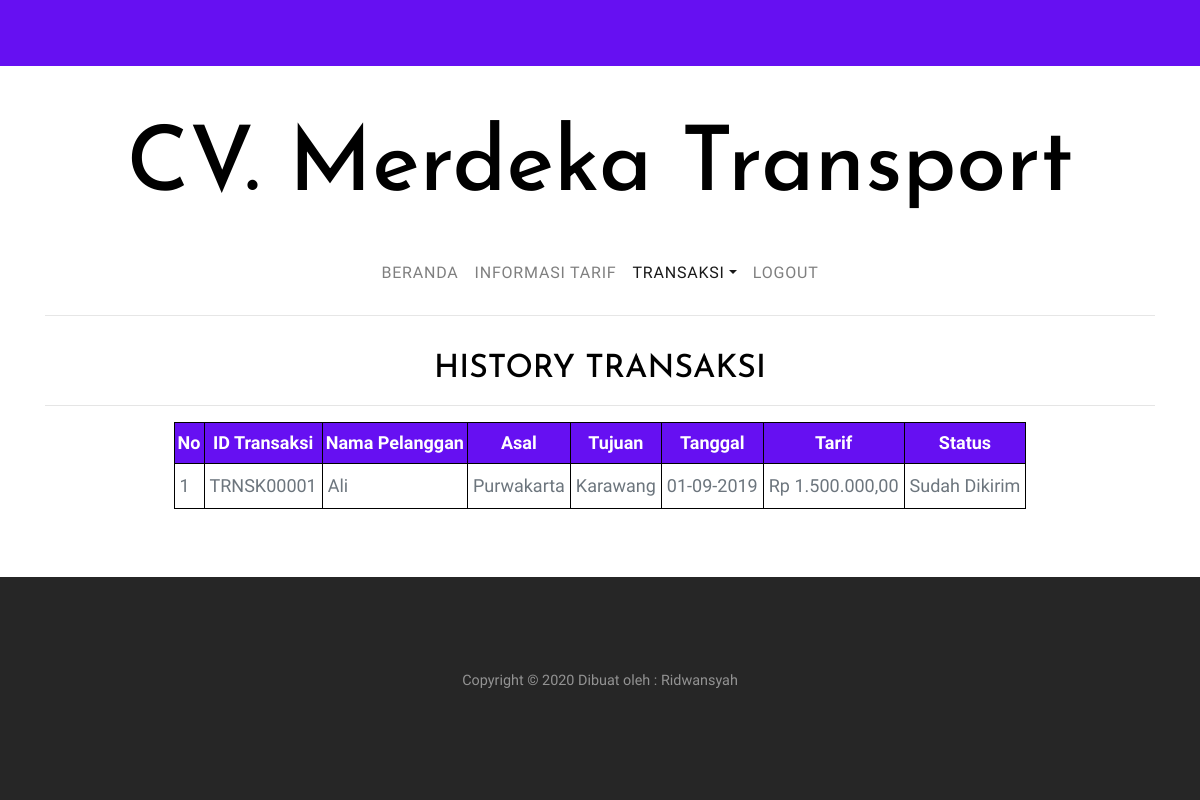
The app's page /history_transaksi.php (signed in) with its own data.
### tables this page shows
CREATE TABLE IF NOT EXISTS `transaksi` (
  `id_transaksi` varchar(10) NOT NULL,
  `id_pelanggan` int(10) NOT NULL,
  `id_tarif` int(10) NOT NULL,
  `id_sopir` int(10) NOT NULL,
  `tanggal` date NOT NULL,
  `bulan` varchar(2) NOT NULL,
  `tahun` varchar(4) NOT NULL,
  `alamat_angkut` text NOT NULL,
  `alamat_tujuan` text NOT NULL,
  `dp` int(11) NOT NULL,
  `sisa` int(11) NOT NULL,
  `bukti_pembayaran` varchar(50) NOT NULL,
  `status` int(11) NOT NULL
);

CREATE TABLE IF NOT EXISTS `pelanggan` (
`id_pelanggan` int(10) NOT NULL,
  `nama` varchar(30) NOT NULL,
  `no_tlp` varchar(13) NOT NULL,
  `email` varchar(50) NOT NULL,
  `alamat` text NOT NULL,
  `username` varchar(10) NOT NULL,
  `password` varchar(10) NOT NULL,
  `kode` varchar(6) NOT NULL,
  `status` int(1) NOT NULL
);

CREATE TABLE IF NOT EXISTS `tarif` (
`id_tarif` int(10) NOT NULL,
  `kota_asal` varchar(20) NOT NULL,
  `kota_tujuan` varchar(20) NOT NULL,
  `max_kapasitas` int(10) NOT NULL,
  `harga` int(10) NOT NULL
);

### history_transaksi.php (the view, shortened to what this page needs)
<!doctype html>
<html lang="en">
  <head>
    <link rel="stylesheet" href="css/tabel.css">
    <link rel="stylesheet" href="css/bootstrap.css">
    <link rel="stylesheet" href="css/animate.css">
    <link rel="stylesheet" href="css/owl.carousel.min.css">
    <link rel="stylesheet" href="fonts/ionicons/css/ionicons.min.css">
    <link rel="stylesheet" href="fonts/fontawesome/css/font-awesome.min.css">
    <link rel="stylesheet" href="fonts/flaticon/font/flaticon.css">
    <link rel="stylesheet" href="css/style.css">
  </head>
  <body>
    <div class="wrap">
      <header role="banner">
        <div class="top-bar">
          <div class="container">
            <div class="row">
<br><h2>&nbsp;</font></h2><br>
            </div>
          </div>
        </div>
        <div class="container logo-wrap">
          <div class="row pt-5">
            <div class="col-12 text-center">
              <h1 class="site-logo"><a href="index.html">CV. Merdeka Transport</a></h1>
            </div>
          </div>
        </div>
        <nav class="navbar navbar-expand-md  navbar-light bg-light">
          <div class="container">
            <div class="collapse navbar-collapse" id="navbarMenu">
              <ul class="navbar-nav mx-auto">
                <li class="nav-item">
                  <a class="nav-link" href="depan_pelanggan.php">Beranda</a>
                </li>
                <li class="nav-item">
                  <a class="nav-link" href="info_tarif.php">Informasi Tarif</a>
                </li>
                <li class="nav-item dropdown active">
                  <a class="nav-link dropdown-toggle" href="category.html" id="dropdown04" data-toggle="dropdown" aria-haspopup="true" aria-expanded="false">Transaksi</a>
                </li>
                <li class="nav-item">
                  <a class="nav-link" href="logout.php">Logout</a>
                </li>
              </ul>
            </div>
          </div>
        </nav>
      </header>
<?php
$username=$_SESSION['username'];
$ambil=mysql_query("select * from pelanggan where username='$username'");
$d=mysql_fetch_array($ambil);
$id_pelanggan=$d['id_pelanggan'];
$cek=mysql_query("select transaksi.id_transaksi, transaksi.status, transaksi.tanggal, tarif.kota_asal, tarif.kota_tujuan, tarif.harga, pelanggan.nama from transaksi, tarif, pelanggan where transaksi.id_tarif=tarif.id_tarif and transaksi.id_pelanggan=pelanggan.id_pelanggan and transaksi.id_pelanggan='$id_pelanggan'");
?>
      <section class="site-section py-sm">
        <div class="container">
<br>
<center>
<h2>HISTORY TRANSAKSI</h2>
<hr>
<table border=1>
<tr>
<th><center>No</th>
<th><center>ID Transaksi</th>
<th><center>Nama Pelanggan</th>
<th><center>Asal</th>
<th><center>Tujuan</th>
<th><center>Tanggal </th>
<th><center>Tarif </th>
<th><center>Status</th>
</tr>
<?php
$no=1;
while($data=mysql_fetch_array($cek)){
?>
<tr>
<td><?php echo $no;?></td>
<td><?php echo $data['id_transaksi'];?></td>
<td><?php echo $data['nama'];?></td>
<td><?php echo $data['kota_asal'];?></td>
<td><?php echo $data['kota_tujuan'];?></td>
<td>
<?php
$tanggal=$data['tanggal'];
echo date("d-m-Y", strtotime($tanggal));
?>
</td>
<td>
<?php
$jumlah=$data['harga'];
$jumlah_desimal="2";
$pemisah_desimal=",";
$pemisah_ribuan=".";
echo "Rp ".number_format($jumlah,$jumlah_desimal,$pemisah_desimal,$pemisah_ribuan);
?>
</td>
<?php
if($data['status']=="4"){
?>
<td>Sudah Dikirim</td>
<?php
} else {
?>
<td>Sedang Dikirim</td>
<?php
}
?>
</tr>
<?php
$no++;
}
?>
</table>
<br><br>
        </div>
      </section>
      <footer class="site-footer">
        <div class="container">
          <div class="row">
            <div class="col-md-12 text-center">
              <p class="small">
            Copyright &copy; <script data-cfasync="false" src="/cdn-cgi/scripts/5c5dd728/cloudflare-static/email-decode.min.js"></script><script>document.write(new Date().getFullYear());</script> Dibuat oleh : Ridwansyah
            </p>
            </div>
          </div>
        </div>
      </footer>
    </div>
  </body>
</html>

### css/tabel.css (style rules this page uses)
table,th,td { border:1px solid black; }
th { padding:3px; font-weight:bold;color:white;background-color:#6610f2; }
tr { margin:0 0 5px 0;padding:3px; }
td { padding:5px;margin:0 1px; }

### css/style.css (style rules this page uses)
body { background: #ccc url("../images/photography.png") repeat; font-family: "Inconsolata", SFMono-Regular, Menlo, Monaco, Consolas, "Liberation Mono", "Courier New", monospace; font-weight: 300; font-size: 18px; line-height: 1.9; color: #6c757d; }
a { -webkit-transition: .3s all ease; -o-transition: .3s all ease; transition: .3s all ease; text-decoration: none; }
h1, h2, h3, h4, h5 { color: #000; font-family: "Josefin Sans", -apple-system, BlinkMacSystemFont, "Segoe UI", Roboto, "Helvetica Neue", Arial, sans-serif, "Apple Color Emoji", "Segoe UI Emoji", "Segoe UI Symbol", "Noto Color Emoji"; }
.wrap { max-width: 1250px; margin: 0 auto; background: #fff; -webkit-box-shadow: 0 0 40px 0 rgba(0, 0, 0, 0.1); box-shadow: 0 0 40px 0 rgba(0, 0, 0, 0.1); }
header { position: relative; top: 0; left: 0; width: 100%; z-index: 5; font-weight: 400; background: #fff !important; }
header .navbar-collapse { position: relative; }
header .navbar { padding-top: 0; padding-bottom: 0; background: transparent !important; }
header .navbar .nav-link { padding: 1.7rem 1rem; font-size: 16px; outline: none !important; text-transform: uppercase; letter-spacing: .05em; }
.site-logo a { color: #000; font-size: 90px; }
.top-bar { background: #6610f2; padding: 10px 0; }
.navbar .container > div { border-bottom: 1px solid #e6e6e6; }
.site-section { padding: 7em 0; }
.site-section.py-sm { padding: 0em 0; }
.site-footer { background-size: cover; background-position: center center; background-repeat: no-repeat; padding: 5em 0; background: #262626; }
.site-footer p { color: rgba(255, 255, 255, 0.5); }

### records on screen
transaksi: id_transaksi "TRNSK00001", id_pelanggan.nama "Ali", id_tarif.kota_asal "Purwakarta", id_tarif.kota_tujuan "Karawang", tanggal "01-09-2019", id_tarif.harga "1.500.000,00", status "Sudah Dikirim"
